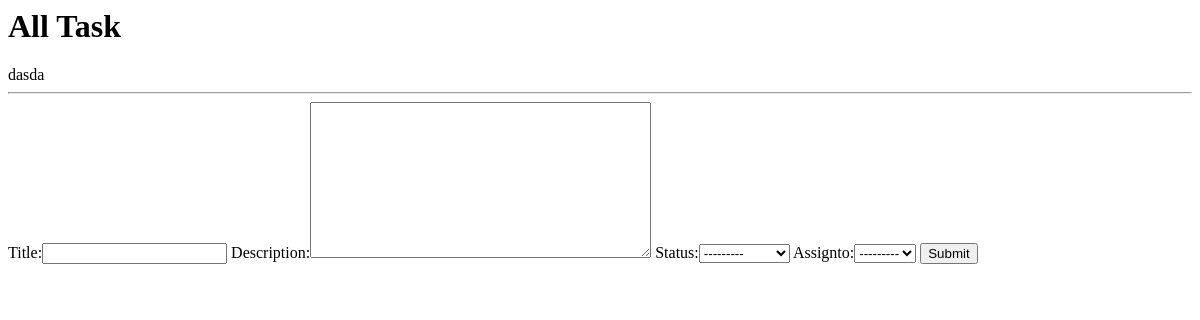
Page /task/ on the earlier database version.
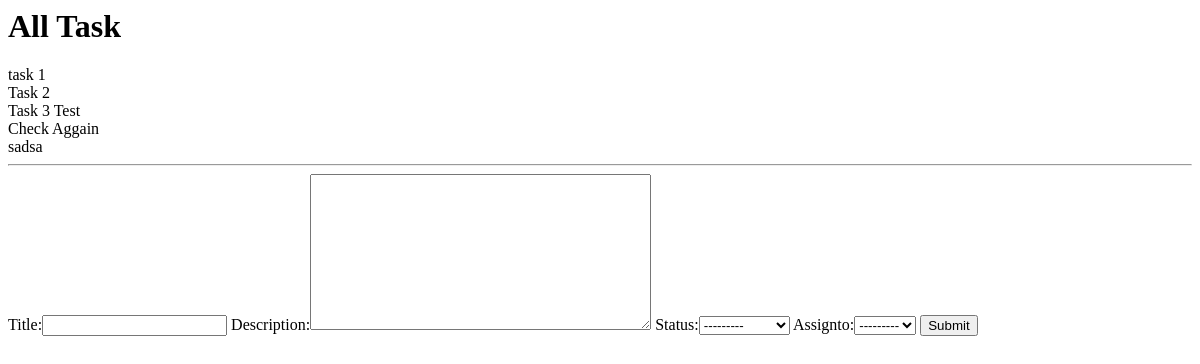
Same page on the later database version.
### DasherApp/models.py (models this page shows)
class Task(models.Model):
    STATUS_CHOICES = [('In Progress', 'In Progress'), ('Completed', 'Completed')]
    title = models.CharField(max_length= 200, null= True)
    date_created = models.DateField(auto_now_add=True)
    description = models.TextField(blank=True, null=True)
    status = models.CharField(max_length=20, choices=STATUS_CHOICES,null=True)
    assignto = models.ForeignKey(User, on_delete=models.CASCADE, null=True,blank=True)
    def __str__(self):
        return self.title

### DasherApp/views.py (the view, shortened to what this page needs)
# urls.py: path('task/', views.allTask, name="allTask"),
def allTask(request):
    taskForm = TaskForm()
    if request.method == 'GET':
        tasks = Task.objects.all()
        context = {'tasks': tasks,'taskForm' : taskForm}
        return render(request, 'DasherApp/allTask.html', context)

### DasherApp/forms.py
class TaskForm(ModelForm):
    class Meta:
        model = Task
        fields = '__all__'

### DasherApp/templates/DasherApp/allTask.html
<h1>All Task</h1>
<body>
{% for task in tasks %}
    {{ task }} <br/>
{% endfor %}
<hr/>
    {% include 'DasherApp/inputTask.html' %}
</body>
</html>

### DasherApp/templates/DasherApp/inputTask.html (shortened to what this page needs)
<form method="POST" action="{% url 'allTask' %}">
    {{taskForm }}
    <button type="submit" class="btn btn-primary">Submit</button>
</form>

Differences in the rows shown:
changed Task: title "dasda" → "task 1"
added Task: title "Task 2"
added Task: title "Task 3 Test"
added Task: title "Check Aggain"
added Task: title "sadsa"
